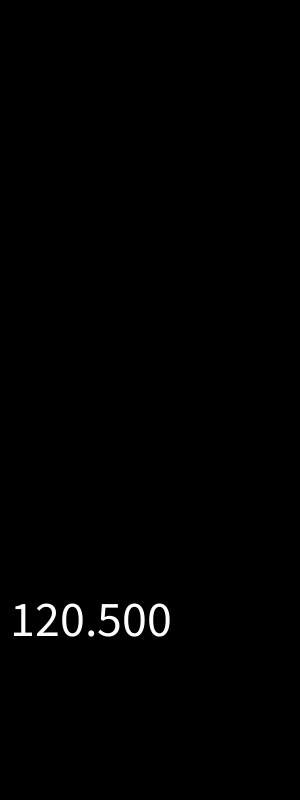
Frame 1 (no input)
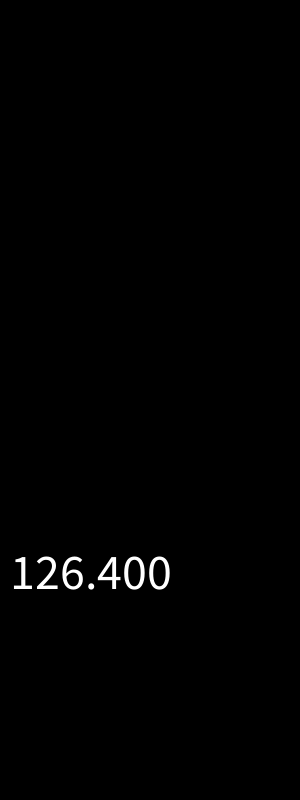
Frame 60 (the mouse pressed at the canvas centre just before this capture)
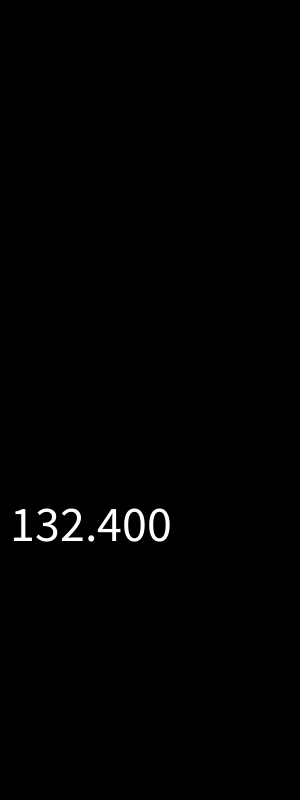
Frame 120 (the mouse held since frame 60 and released just before this capture)

The Processing sketch that drew these frames (run headless with seeded random() and noise(); from frame 60 on, the mouse is pressed at the canvas centre):

// Processing sketch: CoordMap
// ── CoordMap.pde
float h;

void setup() {
  size(300, 800);
  h = 120.5;
}

float f(float h) {
  //return height - height*(h-100)/100;
  //return height * (1-(h-100)/100);
  //return height * (1-(h/100)+100/100);
  //return height * (2-h/100);
  return map(h, 100, 200, height, 0);
}

void draw() {
  background(0);
  textSize(50);
  text(h, 0, f(h));
  h += 0.1;
}
